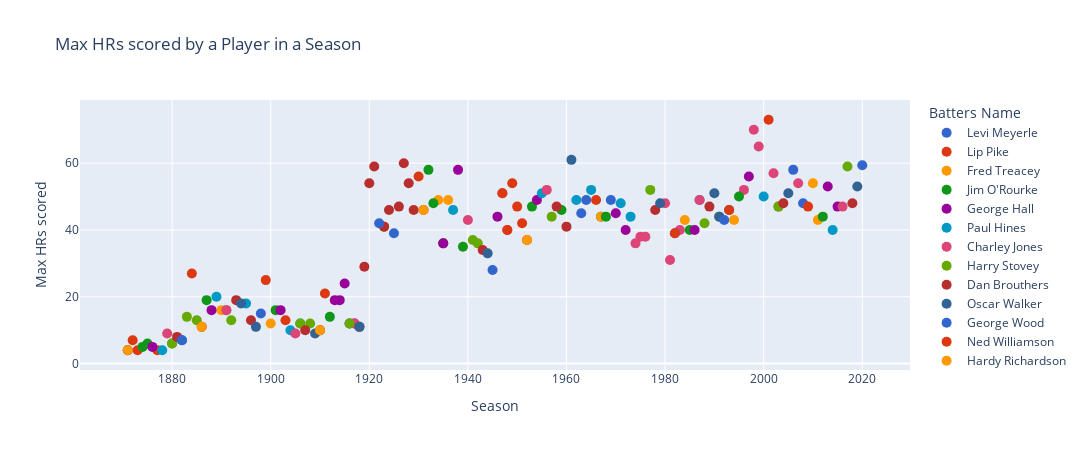

The code cell stored with this chart in its notebook:
### Markdown cell above
> **The following plot shows the maximum number of home runs has increased over the course of the years. To only consider the data that can be representative of the future, the data from 1950 onwards are included in this analysis.**

### Code cell
idx = batting_people_modified.groupby('yearID').HR.transform(max) == batting_people_modified.HR
max_HR_df = batting_people_modified[idx]

################ Plotly
fig = px.scatter(max_HR_df, x="yearID", y="HR", color="Batters Name", width=1350, height=450,
                 title='Max HRs scored by a Player in a Season', color_discrete_sequence=px.colors.qualitative.G10,
                labels={'HR':'Max HRs scored', 'yearID':'Season'})
fig.update_traces(marker={'size': 10})
fig.show()
